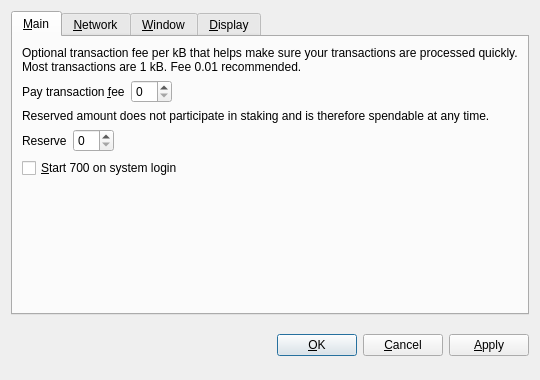
<?xml version="1.0" encoding="UTF-8"?>
<ui version="4.0">
 <class>OptionsDialog</class>
 <widget class="QDialog" name="OptionsDialog">
  <property name="geometry">
   <rect>
    <x>0</x>
    <y>0</y>
    <width>540</width>
    <height>380</height>
   </rect>
  </property>
  <property name="windowTitle">
   <string>Options</string>
  </property>
  <property name="modal">
   <bool>true</bool>
  </property>
  <layout class="QVBoxLayout" name="verticalLayout">
   <item>
    <widget class="QTabWidget" name="tabWidget">
     <property name="tabPosition">
      <enum>QTabWidget::North</enum>
     </property>
     <property name="currentIndex">
      <number>0</number>
     </property>
     <widget class="QWidget" name="tabMain">
      <attribute name="title">
       <string>&amp;Main</string>
      </attribute>
      <layout class="QVBoxLayout" name="verticalLayout_Main">
       <item>
        <widget class="QLabel" name="transactionFeeInfoLabel">
         <property name="text">
          <string>Optional transaction fee per kB that helps make sure your transactions are processed quickly. Most transactions are 1 kB. Fee 0.01 recommended.</string>
         </property>
         <property name="textFormat">
          <enum>Qt::PlainText</enum>
         </property>
         <property name="wordWrap">
          <bool>true</bool>
         </property>
        </widget>
       </item>
       <item>
        <layout class="QHBoxLayout" name="horizontalLayoutFee">
         <item>
          <widget class="QLabel" name="transactionFeeLabel">
           <property name="text">
            <string>Pay transaction &amp;fee</string>
           </property>
           <property name="textFormat">
            <enum>Qt::PlainText</enum>
           </property>
           <property name="buddy">
            <cstring>transactionFee</cstring>
           </property>
          </widget>
         </item>
         <item>
          <widget class="BitcoinAmountField" name="transactionFee"/>
         </item>
         <item>
          <spacer name="horizontalSpacerFee">
           <property name="orientation">
            <enum>Qt::Horizontal</enum>
           </property>
           <property name="sizeHint" stdset="0">
            <size>
             <width>40</width>
             <height>20</height>
            </size>
           </property>
          </spacer>
         </item>
        </layout>
       </item>
       <item>
        <widget class="QLabel" name="reserveBalanceInfoLabel">
         <property name="text">
          <string>Reserved amount does not participate in staking and is therefore spendable at any time.</string>
         </property>
         <property name="textFormat">
          <enum>Qt::PlainText</enum>
         </property>
         <property name="wordWrap">
          <bool>true</bool>
         </property>
        </widget>
       </item>
       <item>
        <layout class="QHBoxLayout" name="horizontalLayoutReserveBalance">
         <item>
          <widget class="QLabel" name="reserveBalanceLabel">
           <property name="text">
            <string>Reserve</string>
           </property>
           <property name="textFormat">
            <enum>Qt::PlainText</enum>
           </property>
           <property name="buddy">
            <cstring>reserveBalance</cstring>
           </property>
          </widget>
         </item>
         <item>
          <widget class="BitcoinAmountField" name="reserveBalance"/>
         </item>
         <item>
          <spacer name="horizontalSpacerReserveBalance">
           <property name="orientation">
            <enum>Qt::Horizontal</enum>
           </property>
           <property name="sizeHint" stdset="0">
            <size>
             <width>40</width>
             <height>20</height>
            </size>
           </property>
          </spacer>
         </item>
        </layout>
       </item>
       <item>
        <widget class="QCheckBox" name="bitcoinAtStartup">
         <property name="toolTip">
          <string>Automatically start 700 after logging in to the system.</string>
         </property>
         <property name="text">
          <string>&amp;Start 700 on system login</string>
         </property>
        </widget>
       </item>
       <item>
        <spacer name="verticalSpacer_Main">
         <property name="orientation">
          <enum>Qt::Vertical</enum>
         </property>
         <property name="sizeHint" stdset="0">
          <size>
           <width>20</width>
           <height>40</height>
          </size>
         </property>
        </spacer>
       </item>
      </layout>
     </widget>
     <widget class="QWidget" name="tabNetwork">
      <attribute name="title">
       <string>&amp;Network</string>
      </attribute>
      <layout class="QVBoxLayout" name="verticalLayout_Network">
       <item>
        <widget class="QCheckBox" name="mapPortUpnp">
         <property name="toolTip">
          <string>Automatically open the 700 client port on the router. This only works when your router supports UPnP and it is enabled.</string>
         </property>
         <property name="text">
          <string>Map port using &amp;UPnP</string>
         </property>
        </widget>
       </item>
       <item>
        <widget class="QCheckBox" name="connectSocks">
         <property name="toolTip">
          <string>Connect to the 700 network through a SOCKS proxy (e.g. when connecting through Tor).</string>
         </property>
         <property name="text">
          <string>&amp;Connect through SOCKS proxy:</string>
         </property>
        </widget>
       </item>
       <item>
        <layout class="QHBoxLayout" name="horizontalLayout_Network">
         <item>
          <widget class="QLabel" name="proxyIpLabel">
           <property name="text">
            <string>Proxy &amp;IP:</string>
           </property>
           <property name="textFormat">
            <enum>Qt::PlainText</enum>
           </property>
           <property name="buddy">
            <cstring>proxyIp</cstring>
           </property>
          </widget>
         </item>
         <item>
          <widget class="QValidatedLineEdit" name="proxyIp">
           <property name="maximumSize">
            <size>
             <width>140</width>
             <height>16777215</height>
            </size>
           </property>
           <property name="toolTip">
            <string>IP address of the proxy (e.g. 127.0.0.1)</string>
           </property>
          </widget>
         </item>
         <item>
          <widget class="QLabel" name="proxyPortLabel">
           <property name="text">
            <string>&amp;Port:</string>
           </property>
           <property name="textFormat">
            <enum>Qt::PlainText</enum>
           </property>
           <property name="buddy">
            <cstring>proxyPort</cstring>
           </property>
          </widget>
         </item>
         <item>
          <widget class="QLineEdit" name="proxyPort">
           <property name="maximumSize">
            <size>
             <width>55</width>
             <height>16777215</height>
            </size>
           </property>
           <property name="toolTip">
            <string>Port of the proxy (e.g. 9050)</string>
           </property>
          </widget>
         </item>
         <item>
          <widget class="QLabel" name="socksVersionLabel">
           <property name="text">
            <string>SOCKS &amp;Version:</string>
           </property>
           <property name="textFormat">
            <enum>Qt::PlainText</enum>
           </property>
           <property name="buddy">
            <cstring>socksVersion</cstring>
           </property>
          </widget>
         </item>
         <item>
          <widget class="QValueComboBox" name="socksVersion">
           <property name="toolTip">
            <string>SOCKS version of the proxy (e.g. 5)</string>
           </property>
          </widget>
         </item>
         <item>
          <spacer name="horizontalSpacer_Network">
           <property name="orientation">
            <enum>Qt::Horizontal</enum>
           </property>
           <property name="sizeHint" stdset="0">
            <size>
             <width>40</width>
             <height>20</height>
            </size>
           </property>
          </spacer>
         </item>
        </layout>
       </item>
       <item>
        <spacer name="verticalSpacer_Network">
         <property name="orientation">
          <enum>Qt::Vertical</enum>
         </property>
         <property name="sizeHint" stdset="0">
          <size>
           <width>20</width>
           <height>40</height>
          </size>
         </property>
        </spacer>
       </item>
      </layout>
     </widget>
     <widget class="QWidget" name="tabWindow">
      <attribute name="title">
       <string>&amp;Window</string>
      </attribute>
      <layout class="QVBoxLayout" name="verticalLayout_Window">
       <item>
        <widget class="QCheckBox" name="minimizeToTray">
         <property name="toolTip">
          <string>Show only a tray icon after minimizing the window.</string>
         </property>
         <property name="text">
          <string>&amp;Minimize to the tray instead of the taskbar</string>
         </property>
        </widget>
       </item>
       <item>
        <widget class="QCheckBox" name="minimizeOnClose">
         <property name="toolTip">
          <string>Minimize instead of exit the application when the window is closed. When this option is enabled, the application will be closed only after selecting Quit in the menu.</string>
         </property>
         <property name="text">
          <string>M&amp;inimize on close</string>
         </property>
        </widget>
       </item>
       <item>
        <spacer name="verticalSpacer_Window">
         <property name="orientation">
          <enum>Qt::Vertical</enum>
         </property>
         <property name="sizeHint" stdset="0">
          <size>
           <width>20</width>
           <height>40</height>
          </size>
         </property>
        </spacer>
       </item>
      </layout>
     </widget>
     <widget class="QWidget" name="tabDisplay">
      <attribute name="title">
       <string>&amp;Display</string>
      </attribute>
      <layout class="QVBoxLayout" name="verticalLayout_Display">
       <item>
        <layout class="QHBoxLayout" name="horizontalLayout_1_Display">
         <item>
          <widget class="QLabel" name="langLabel">
           <property name="text">
            <string>User Interface &amp;language:</string>
           </property>
           <property name="textFormat">
            <enum>Qt::PlainText</enum>
           </property>
           <property name="buddy">
            <cstring>lang</cstring>
           </property>
          </widget>
         </item>
         <item>
          <widget class="QValueComboBox" name="lang">
           <property name="toolTip">
            <string>The user interface language can be set here. This setting will take effect after restarting 700.</string>
           </property>
          </widget>
         </item>
        </layout>
       </item>
       <item>
        <layout class="QHBoxLayout" name="horizontalLayout_2_Display">
         <item>
          <widget class="QLabel" name="unitLabel">
           <property name="text">
            <string>&amp;Unit to show amounts in:</string>
           </property>
           <property name="textFormat">
            <enum>Qt::PlainText</enum>
           </property>
           <property name="buddy">
            <cstring>unit</cstring>
           </property>
          </widget>
         </item>
         <item>
          <widget class="QValueComboBox" name="unit">
           <property name="toolTip">
            <string>Choose the default subdivision unit to show in the interface and when sending coins.</string>
           </property>
          </widget>
         </item>
        </layout>
       </item>
       <item>
        <widget class="QCheckBox" name="displayAddresses">
         <property name="toolTip">
          <string>Whether to show 700 addresses in the transaction list or not.</string>
         </property>
         <property name="text">
          <string>&amp;Display addresses in transaction list</string>
         </property>
        </widget>
       </item>
       <item>
        <widget class="QCheckBox" name="coinControlFeatures">
         <property name="toolTip">
          <string>Whether to show coin control features or not.</string>
         </property>
         <property name="text">
          <string>Display coin &amp;control features (experts only!)</string>
         </property>
        </widget>
       </item>
       <item>
        <spacer name="verticalSpacer_Display">
         <property name="orientation">
          <enum>Qt::Vertical</enum>
         </property>
         <property name="sizeHint" stdset="0">
          <size>
           <width>20</width>
           <height>40</height>
          </size>
         </property>
        </spacer>
       </item>
      </layout>
     </widget>
    </widget>
   </item>
   <item>
    <layout class="QHBoxLayout" name="horizontalLayout_Buttons">
     <item>
      <spacer name="horizontalSpacer_1">
       <property name="orientation">
        <enum>Qt::Horizontal</enum>
       </property>
       <property name="sizeHint" stdset="0">
        <size>
         <width>40</width>
         <height>48</height>
        </size>
       </property>
      </spacer>
     </item>
     <item>
      <widget class="QLabel" name="statusLabel">
       <property name="font">
        <font>
         <weight>75</weight>
         <bold>true</bold>
        </font>
       </property>
       <property name="text">
        <string/>
       </property>
       <property name="textFormat">
        <enum>Qt::PlainText</enum>
       </property>
       <property name="wordWrap">
        <bool>true</bool>
       </property>
      </widget>
     </item>
     <item>
      <spacer name="horizontalSpacer_2">
       <property name="orientation">
        <enum>Qt::Horizontal</enum>
       </property>
       <property name="sizeHint" stdset="0">
        <size>
         <width>40</width>
         <height>48</height>
        </size>
       </property>
      </spacer>
     </item>
     <item>
      <widget class="QPushButton" name="okButton">
       <property name="text">
        <string>&amp;OK</string>
       </property>
      </widget>
     </item>
     <item>
      <widget class="QPushButton" name="cancelButton">
       <property name="text">
        <string>&amp;Cancel</string>
       </property>
       <property name="autoDefault">
        <bool>false</bool>
       </property>
      </widget>
     </item>
     <item>
      <widget class="QPushButton" name="applyButton">
       <property name="text">
        <string>&amp;Apply</string>
       </property>
       <property name="autoDefault">
        <bool>false</bool>
       </property>
      </widget>
     </item>
    </layout>
   </item>
  </layout>
 </widget>
 <customwidgets>
  <customwidget>
   <class>BitcoinAmountField</class>
   <extends>QSpinBox</extends>
   <header>bitcoinamountfield.h</header>
  </customwidget>
  <customwidget>
   <class>QValueComboBox</class>
   <extends>QComboBox</extends>
   <header>qvaluecombobox.h</header>
  </customwidget>
  <customwidget>
   <class>QValidatedLineEdit</class>
   <extends>QLineEdit</extends>
   <header>qvalidatedlineedit.h</header>
  </customwidget>
 </customwidgets>
 <resources/>
 <connections/>
</ui>
